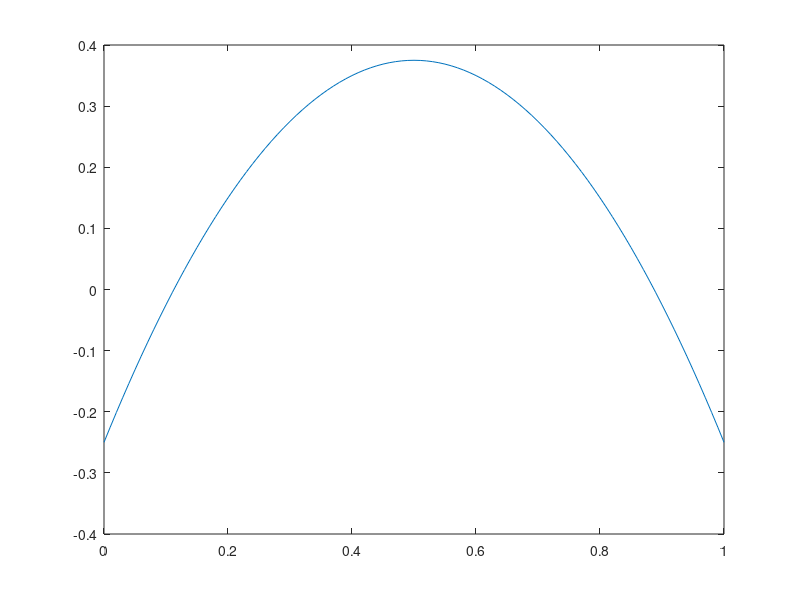

The MATLAB source for this figure:
f = @(y) 1;
G = @(x,y,M) 1 + 5*(0.5*(x-y)-M.*(x-y));

x = 0:.01:1;
y = 0:.01:1;
by= y(1:length(y)-1);
fy= y(2:length(y));
my= .5*(fy+by);
dy= fy-by;
M = zeros(3,length(my));
u = x;

for i=1:1:length(x)
    u(i) = 0.0;
    for j=1:1:length(y)-1
        if x(i) >= by(j)
            M(1,j) = 1;
        end
        if x(i) >= my(j)
            M(2,j) = 1;
        end
        if x(i) >= fy(j)
            M(3,j) = 1;
        end
    end
    xx   = x(i)*ones(1,length(my));
	GF = ( G(xx,by,M(1,:)).*f(by)...
       + 4*G(xx,my,M(2,:)).*f(my)...
       +   G(xx,fy,M(3,:)).*f(fy) )/6.;
    Qgf  = (GF)*dy';
    u(i) = u(i) + Qgf;
    Gr = ( G(xx,by,M(1,:))...
       + 4*G(xx,my,M(2,:))...
       +   G(xx,fy,M(3,:)) )/6.;
    %plot(my,Gr);axis([0 1 0 1]);pause(.1);
end

plot(x,u);